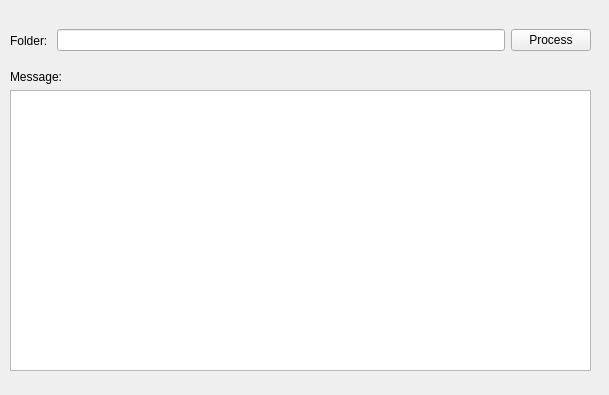
<?xml version="1.0" encoding="UTF-8"?>
<ui version="4.0">
 <class>frmMain</class>
 <widget class="QWidget" name="frmMain">
  <property name="geometry">
   <rect>
    <x>0</x>
    <y>0</y>
    <width>609</width>
    <height>395</height>
   </rect>
  </property>
  <property name="windowTitle">
   <string>PO Processing</string>
  </property>
  <widget class="QWidget" name="verticalLayoutWidget">
   <property name="geometry">
    <rect>
     <x>10</x>
     <y>70</y>
     <width>581</width>
     <height>301</height>
    </rect>
   </property>
   <layout class="QVBoxLayout" name="verticalLayout">
    <item>
     <widget class="QLabel" name="lblMessage">
      <property name="text">
       <string>Message:</string>
      </property>
     </widget>
    </item>
    <item>
     <widget class="QTextBrowser" name="txtMessage"/>
    </item>
   </layout>
  </widget>
  <widget class="QWidget" name="horizontalLayoutWidget">
   <property name="geometry">
    <rect>
     <x>10</x>
     <y>10</y>
     <width>581</width>
     <height>61</height>
    </rect>
   </property>
   <layout class="QHBoxLayout" name="horizontalLayout">
    <item>
     <widget class="QLabel" name="lblFolder">
      <property name="text">
       <string>Folder: </string>
      </property>
     </widget>
    </item>
    <item>
     <widget class="QLineEdit" name="txtFolder">
      <property name="text">
       <string/>
      </property>
     </widget>
    </item>
    <item>
     <widget class="QPushButton" name="btnProcess">
      <property name="text">
       <string>Process</string>
      </property>
     </widget>
    </item>
   </layout>
  </widget>
 </widget>
 <resources/>
 <connections/>
</ui>
